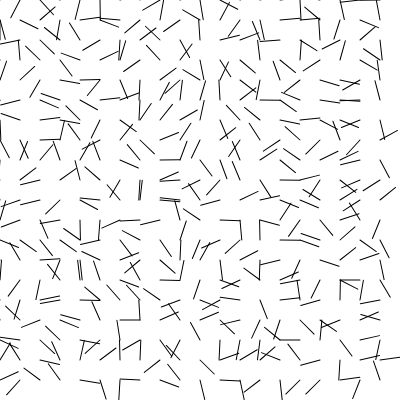
Frame 1 (no input)
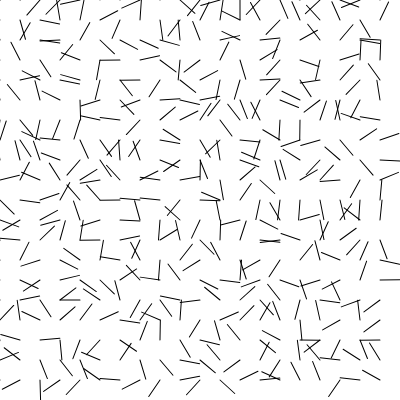
Frame 60 (no input)
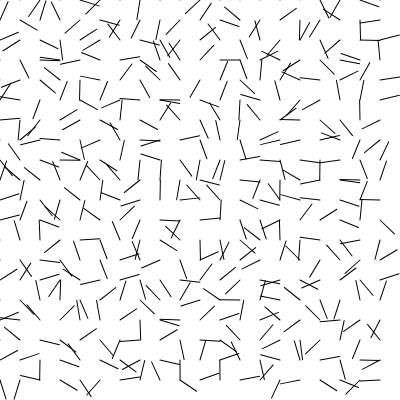
Frame 120 (the mouse pressed at the canvas centre since frame 60)

The p5.js sketch that drew these frames (run headless with seeded random() and noise() and a simulated clock; from frame 60 on, the mouse is pressed at the canvas centre):

// p5.js sketch
// ── sketch.js
let canvasWidth = 400;
let canvasHeight = 400;
let size = 10;
let inc = 0.1;
let scale = 20;
let cols, rows;

function setup() {
  createCanvas(canvasWidth, canvasHeight);
  cols = floor(width / scale);
  rows = floor(height / scale);

  describe('A flow field "scattered" by Perlin Noise.');
}

function draw() {
  background("white");

  var xoff = 0;
  for (let x = 0; x < cols; x++) {
    var yoff = 0;
    for (let y = 0; y < rows; y++) {
      // line(x, y, x + size, y + size);
      var index = (x + y + width) * 4;
      var r = noise(xoff, yoff) * 255;
      var v = p5.Vector.fromAngle(random(TWO_PI));
      yoff += inc;
      stroke(0);
      push();
      translate(x * scale, y * scale);
      rotate(v.heading());
      line(0, 0, scale, 0);
      pop();
    }
    xoff += inc;
  }

  // for (let i = 0; i < canvasWidth; i += size) {
  //   for (let j = 0; j < canvasHeight; j += size) {
  //     // Draw the lines
  //     translate(x, y);
  //     line(i, j, i + size, j + size);
  //   }
  // }
}
